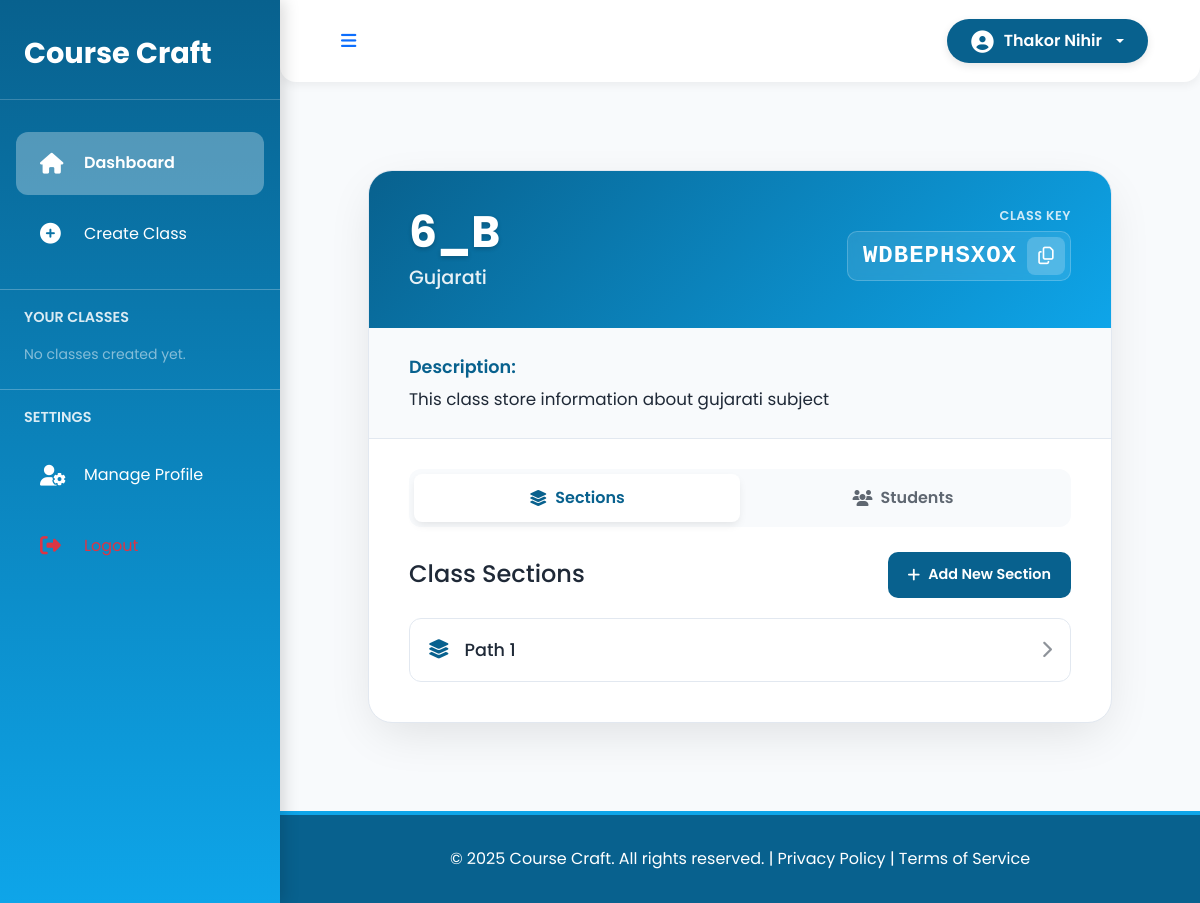
The app's page /teacher/class/17/ (signed in) with its own data.
### account/models.py (models this page shows, shortened)
class User(AbstractBaseUser, PermissionsMixin):
    username = models.CharField(max_length=150, unique=True)
    full_name = models.CharField(max_length=255)
    date_of_birth = models.DateField()
    email = models.EmailField(unique=True)
    is_teacher = models.IntegerField(default=0)  # 0 for student, 1 for teacher
    created_at = models.DateTimeField(default=timezone.now)
    is_active = models.BooleanField(default=True)
    is_staff = models.BooleanField(default=False)
    objects = UserManager()
    USERNAME_FIELD = 'username'
    REQUIRED_FIELDS = ['email', 'full_name', 'date_of_birth']

### teacher/models.py (models this page shows, shortened)
class Classroom(models.Model):
    class_name = models.CharField(max_length=100)
    subject = models.CharField(max_length=100)
    class_key = models.CharField(max_length=10, unique=True)
    description = models.TextField(blank=True)
    teacher = models.ForeignKey(User, on_delete=models.CASCADE, related_name='classes')
    created_at = models.DateTimeField(auto_now_add=True)

class Section(models.Model):
    name = models.CharField(max_length=100)
    classroom = models.ForeignKey(Classroom, on_delete=models.CASCADE, related_name='sections')

### teacher/views.py (the view)
# urls.py: path('class/<int:class_id>/', views.class_detail, name='class_detail'),
@login_required
def class_detail(request, class_id):
    classroom = get_object_or_404(Classroom, id=class_id, teacher=request.user)
    sections = classroom.sections.all()
    if request.method == 'POST':
        form = SectionForm(request.POST)
        if form.is_valid():
            section = form.save(commit=False)
            section.classroom = classroom
            section.save()
            return redirect('teacher:class_detail', class_id=classroom.id)
    else:
        form = SectionForm()
    return render(request, 'teacher/class_detail.html', {
        'classroom': classroom,
        'sections': sections,
        'form': form
    })

### templates/teacher/class_detail.html (shortened to what this page needs)
{% extends 'teacher/base.html' %}
{% block content %}
<div class="detail-container-wrapper">
    <div class="detail-container">
        <header class="class-header">
            <div class="class-header-info">
                <h1>{{ classroom.class_name }}</h1>
                <p>{{ classroom.subject }}</p>
            </div>
            <div class="class-key-box">
                <div class="key-label">Class Key</div>
                <div class="class-key-display">
                    <code id="classKey">{{ classroom.class_key }}</code>
                    <button class="copy-btn" onclick="copyKey()" title="Copy Key">
                        <i class="far fa-copy"></i>
                    </button>
                </div>
            </div>
        </header>
        <section class="class-description">
             <p><strong>Description:</strong> {{ classroom.description|default:"No description provided."|linebreaksbr }}</p>
        </section>
        <div class="main-content-area">
            <div class="tabs">
                <button class="tab-btn active" data-tab="sections"><i class="fas fa-layer-group"></i> Sections</button>
                <button class="tab-btn" data-tab="students"><i class="fas fa-users"></i> Students</button>
            </div>
            <div id="sections" class="tab-content active">
                <div class="action-bar">
                    <h3>Class Sections</h3>
                    <button class="primary-btn" onclick="openModal()">
                        <i class="fas fa-plus"></i> Add New Section
                    </button>
                </div>
                <ul id="section-list" class="section-list">
                    {% for section in sections %}
                        <li class="section-item">
                            <a href="{% url 'teacher:section_detail' classroom.id section.id %}">
                                <i class="fas fa-layer-group"></i>
                                <span>{{ section.name }}</span>
                                <i class="fas fa-chevron-right"></i>
                            </a>
                        </li>
                    {% empty %}
                        <div class="no-items-message">No sections have been added yet. Click 'Add New Section' to get started.</div>
                    {% endfor %}
                </ul>
            </div>
        </div>
    </div>
</div>
{% endblock %}

### templates/teacher/base.html (shortened to what this page needs)
<!DOCTYPE html> <html lang="en"> <head> <link href="https://cdn.jsdelivr.net/npm/bootstrap@5.3.3/dist/css/bootstrap.min.css" rel="stylesheet"> <link href="https://cdnjs.cloudflare.com/ajax/libs/font-awesome/6.4.2/css/all.min.css" rel="stylesheet"> </head> <body> <div class="sidebar" id="sidebar"> <div class="sidebar-header"> <span class="logo-text">Course Craft</span> </div> <nav class="sidebar-nav"> <a class="nav-link active" href="{% url 'dashboard' %}" data-tooltip="Dashboard"><i class="fas fa-home"></i><span>Dashboard</span></a> <a class="nav-link" href="{% url 'teacher:create_class' %}" data-tooltip="Create Class"><i class="fas fa-plus-circle"></i><span>Create Class</span></a> <h6 class="sidebar-title">Your Classes</h6> {% for class in classes %} <a class="nav-link" href="{% url 'teacher:class_detail' class.id %}" data-tooltip="{{ class.class_name }}"> <i class="fas fa-chalkboard-teacher"></i> <span>{{ class.class_name }}</span> </a> {% empty %} <p class="text-white-50 small mx-4 mt-2">No classes created yet.</p> {% endfor %} <h6 class="sidebar-title">Settings</h6> <a class="nav-link" href="{% url 'teacher:manage_profile' %}" data-tooltip="Manage Profile"><i class="fas fa-user-cog"></i><span>Manage Profile</span></a> <a class="nav-link text-danger" href="{% url 'logout' %}" data-tooltip="Logout"><i class="fas fa-sign-out-alt"></i><span></span></a> </nav> </div> <div class="main-content" id="mainContent"> <nav class="navbar navbar-expand-lg navbar-light"> <div class="container-fluid justify-content-between"> <button class="btn btn-sm d-none d-lg-block text-primary" onclick="toggleSidebar()"> </button> <div class="ms-auto me-3 me-lg-0"> <div class="dropdown"> <button class="btn user-dropdown-btn dropdown-toggle" type="button" id="userDropdown" data-bs-toggle="dropdown" aria-expanded="false"> <i class="fas fa-user-circle fa-lg"></i> <span class="d-none d-md-inline">{{ user.full_name }}</span> </button> </div> </div> </div> </nav> <main> {% block content %} {% endblock %} </main> <footer> © 2025 Course Craft. All rights reserved. | <a href="#" class="text-white text-decoration-none">Privacy Policy</a> | <a href="#" class="text-white text-decoration-none">Terms of Service</a> </footer> </div> </body> </html>

### templates/teacher/base.html (style rules this page uses)
:root { --primary-blue: #08618e; --secondary-blue: #0ea5e9; --tertiary-blue: #e0f2fe; --text-color: #1f2937; --light-bg: #f8fafc; --accent-green: #10b981; --warning-orange: #f59e0b; --danger-red: #ef4444; }
body { font-family: 'Poppins', sans-serif; background-color: var(--light-bg); min-height: 100vh; display: flex; flex-direction: column; }
.sidebar { width: 280px; transition: all 0.3s ease-in-out; background: linear-gradient(180deg, var(--primary-blue), var(--secondary-blue)); box-shadow: 4px 0 15px rgba(0,0,0,0.15); padding: 2rem 0; display: flex; flex-direction: column; position: fixed; height: 100%; top: 0; left: 0; z-index: 1000; overflow-y: auto; }
.sidebar-header { display: flex; align-items: center; justify-content: space-between; padding: 0 1.5rem 1.5rem; border-bottom: 1px solid rgba(255,255,255,0.2); margin-bottom: 1.5rem; }
.sidebar-header .logo-text { font-size: 1.8rem; font-weight: 700; color: white; white-space: nowrap; overflow: hidden; transition: opacity 0.3s ease; }
.sidebar-nav { flex-grow: 1; }
.sidebar .nav-link { color: white; padding: 1.2rem 1.5rem; border-radius: 12px; margin: 0.5rem 1rem; transition: all 0.3s ease; display: flex; align-items: center; gap: 1rem; text-decoration: none; position: relative; }
.sidebar .nav-link.active { background: rgba(255,255,255,0.3); font-weight: 600; }
.sidebar .nav-link i { font-size: 1.3rem; min-width: 28px; }
.sidebar .nav-link span { white-space: nowrap; overflow: hidden; transition: all 0.3s ease; display: block; }
.sidebar-title { color: rgba(255,255,255,0.85); text-transform: uppercase; font-weight: 600; font-size: 0.9rem; padding: 1.2rem 1.5rem 0.6rem; white-space: nowrap; overflow: hidden; border-top: 1px solid rgba(255,255,255,0.25); margin-top: 1.5rem; }
.main-content { flex-grow: 1; margin-left: 280px; transition: margin-left 0.3s ease-in-out; display: flex; flex-direction: column; min-height: 100vh; }
.navbar { background: white !important; box-shadow: 0 4px 8px rgba(0,0,0,0.05); padding: 1.2rem 2.5rem; border-radius: 0 0 16px 16px; }
.user-dropdown-btn { background: var(--primary-blue) !important; border: none; border-radius: 30px; padding: 10px 24px; color: white; font-weight: 600; display: flex; align-items: center; gap: 10px; transition: background 0.3s ease, transform 0.3s ease, box-shadow 0.3s ease; box-shadow: 0 3px 8px rgba(0,0,0,0.1); }
.user-dropdown-btn i { color: white; font-size: 1.4rem; }
main { flex-grow: 1; padding: 2.5rem; }
footer { background: var(--primary-blue); color: white; padding: 2rem; text-align: center; font-size: 1rem; margin-top: auto; border-top: 4px solid var(--secondary-blue); }

### records on screen
User: full_name "Thakor Nihir"
Classroom: class_name "6_B", subject "Gujarati", class_key "WDBEPHSXOX", description "This class store information about gujarati subject"
Section: name "Path 1"
